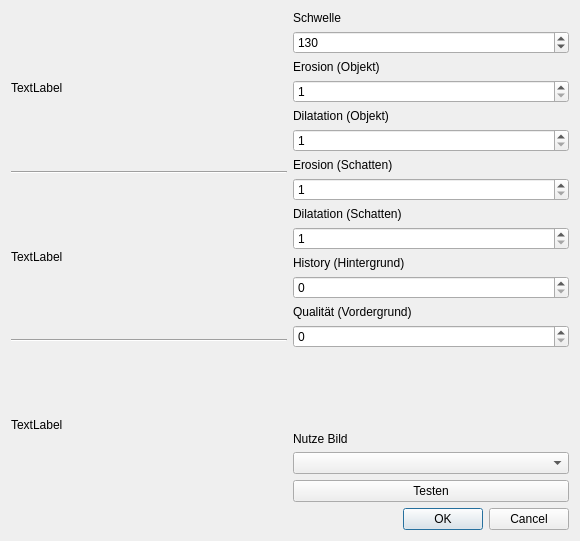
<?xml version="1.0" encoding="UTF-8"?>
<ui version="4.0">
 <class>SebgDialog</class>
 <widget class="QDialog" name="SebgDialog">
  <property name="geometry">
   <rect>
    <x>0</x>
    <y>0</y>
    <width>580</width>
    <height>541</height>
   </rect>
  </property>
  <property name="windowTitle">
   <string>Dialog</string>
  </property>
  <layout class="QVBoxLayout" name="verticalLayout">
   <item>
    <layout class="QHBoxLayout" name="horizontalLayout">
     <property name="rightMargin">
      <number>0</number>
     </property>
     <item>
      <layout class="QVBoxLayout" name="verticalLayout_2">
       <item>
        <widget class="QLabel" name="labelOrig">
         <property name="text">
          <string>TextLabel</string>
         </property>
        </widget>
       </item>
       <item>
        <widget class="Line" name="line_1">
         <property name="orientation">
          <enum>Qt::Horizontal</enum>
         </property>
        </widget>
       </item>
       <item>
        <widget class="QLabel" name="labelBack">
         <property name="text">
          <string>TextLabel</string>
         </property>
        </widget>
       </item>
       <item>
        <widget class="Line" name="line_2">
         <property name="orientation">
          <enum>Qt::Horizontal</enum>
         </property>
        </widget>
       </item>
       <item>
        <widget class="QLabel" name="labelTest">
         <property name="text">
          <string>TextLabel</string>
         </property>
        </widget>
       </item>
      </layout>
     </item>
     <item>
      <layout class="QVBoxLayout" name="verticalLayout_1">
       <item>
        <widget class="QLabel" name="label_1">
         <property name="text">
          <string>Schwelle</string>
         </property>
        </widget>
       </item>
       <item>
        <widget class="QSpinBox" name="spinBoxThreshold">
         <property name="minimum">
          <number>0</number>
         </property>
         <property name="maximum">
          <number>255</number>
         </property>
         <property name="value">
          <number>130</number>
         </property>
        </widget>
       </item>
       <item>
        <widget class="QLabel" name="label_2">
         <property name="text">
          <string>Erosion (Objekt)</string>
         </property>
        </widget>
       </item>
       <item>
        <widget class="QSpinBox" name="spinBoxErosionObject">
         <property name="minimum">
          <number>1</number>
         </property>
         <property name="maximum">
          <number>10</number>
         </property>
         <property name="value">
          <number>1</number>
         </property>
        </widget>
       </item>
       <item>
        <widget class="QLabel" name="label_3">
         <property name="text">
          <string>Dilatation (Objekt)</string>
         </property>
        </widget>
       </item>
       <item>
        <widget class="QSpinBox" name="spinBoxDilatationObject">
         <property name="minimum">
          <number>1</number>
         </property>
         <property name="maximum">
          <number>10</number>
         </property>
         <property name="value">
          <number>1</number>
         </property>
        </widget>
       </item>
       <item>
        <widget class="QLabel" name="label_4">
         <property name="text">
          <string>Erosion (Schatten)</string>
         </property>
        </widget>
       </item>
       <item>
        <widget class="QSpinBox" name="spinBoxErosionShadow">
         <property name="minimum">
          <number>1</number>
         </property>
         <property name="maximum">
          <number>10</number>
         </property>
         <property name="value">
          <number>1</number>
         </property>
        </widget>
       </item>
       <item>
        <widget class="QLabel" name="label_5">
         <property name="text">
          <string>Dilatation (Schatten)</string>
         </property>
        </widget>
       </item>
       <item>
        <widget class="QSpinBox" name="spinBoxDilatationShadow">
         <property name="minimum">
          <number>1</number>
         </property>
         <property name="maximum">
          <number>10</number>
         </property>
         <property name="value">
          <number>1</number>
         </property>
        </widget>
       </item>
       <item>
        <widget class="QLabel" name="label_6">
         <property name="text">
          <string>History (Hintergrund)</string>
         </property>
        </widget>
       </item>
       <item>
        <widget class="QSpinBox" name="spinBoxHistory"/>
       </item>
       <item>
        <widget class="QLabel" name="label_7">
         <property name="text">
          <string>Qualität (Vordergrund)</string>
         </property>
        </widget>
       </item>
       <item>
        <widget class="QSpinBox" name="spinBoxQuality"/>
       </item>
       <item>
        <spacer name="verticalSpacer">
         <property name="orientation">
          <enum>Qt::Vertical</enum>
         </property>
         <property name="sizeHint" stdset="0">
          <size>
           <width>20</width>
           <height>40</height>
          </size>
         </property>
        </spacer>
       </item>
       <item>
        <widget class="QLabel" name="label_8">
         <property name="text">
          <string>Nutze Bild</string>
         </property>
        </widget>
       </item>
       <item>
        <widget class="QComboBox" name="comboBoxImage"/>
       </item>
       <item>
        <widget class="QPushButton" name="pushButtonTest">
         <property name="text">
          <string>Testen</string>
         </property>
        </widget>
       </item>
      </layout>
     </item>
    </layout>
   </item>
   <item>
    <widget class="QDialogButtonBox" name="buttonBox">
     <property name="orientation">
      <enum>Qt::Horizontal</enum>
     </property>
     <property name="standardButtons">
      <set>QDialogButtonBox::Cancel|QDialogButtonBox::Ok</set>
     </property>
    </widget>
   </item>
  </layout>
 </widget>
 <resources/>
 <connections>
  <connection>
   <sender>pushButtonTest</sender>
   <signal>pressed()</signal>
   <receiver>SebgDialog</receiver>
   <slot>testUserParams()</slot>
   <hints>
    <hint type="sourcelabel">
     <x>439</x>
     <y>425</y>
    </hint>
    <hint type="destinationlabel">
     <x>293</x>
     <y>240</y>
    </hint>
   </hints>
  </connection>
  <connection>
   <sender>buttonBox</sender>
   <signal>accepted()</signal>
   <receiver>SebgDialog</receiver>
   <slot>accept()</slot>
   <hints>
    <hint type="sourcelabel">
     <x>584</x>
     <y>433</y>
    </hint>
    <hint type="destinationlabel">
     <x>293</x>
     <y>240</y>
    </hint>
   </hints>
  </connection>
  <connection>
   <sender>buttonBox</sender>
   <signal>rejected()</signal>
   <receiver>SebgDialog</receiver>
   <slot>reject()</slot>
   <hints>
    <hint type="sourcelabel">
     <x>584</x>
     <y>433</y>
    </hint>
    <hint type="destinationlabel">
     <x>293</x>
     <y>240</y>
    </hint>
   </hints>
  </connection>
 </connections>
 <slots>
  <slot>testUserParams()</slot>
 </slots>
</ui>
